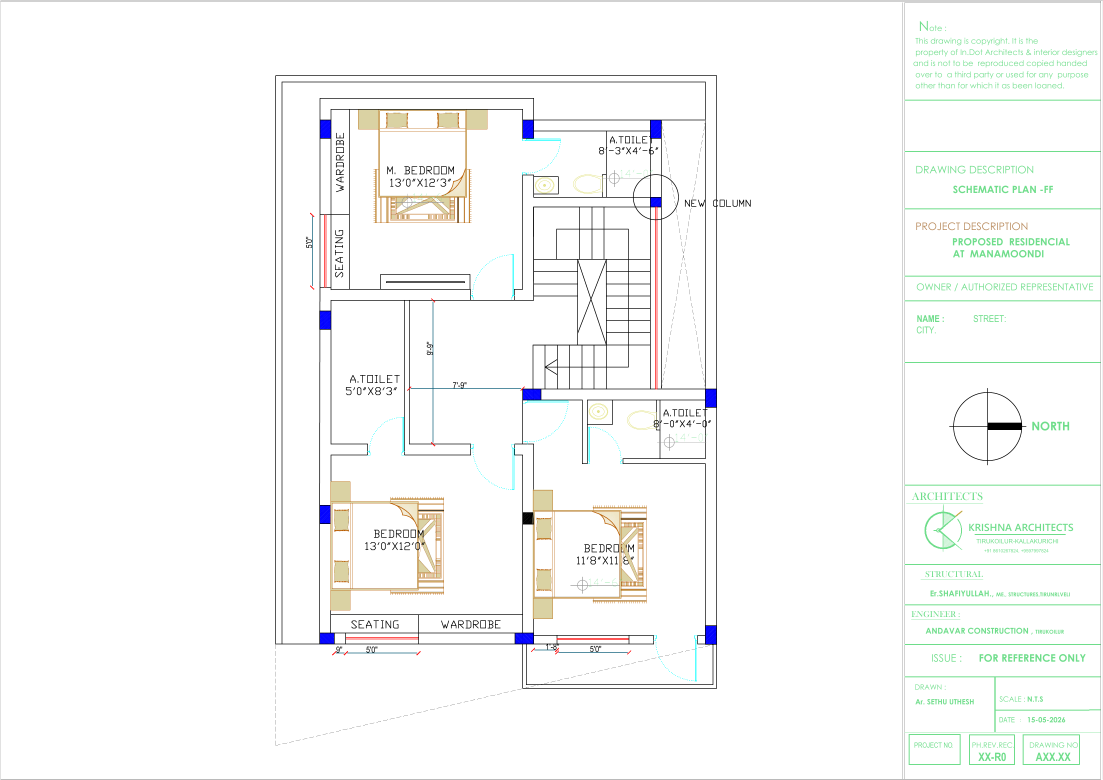
#> input picture tools/tmp-nebed/source.png, 3309 x 2339 px (shown at 1/3 size)
$ python wallbands.py ../../../tools/tmp-nebed/source.png out.png
#> lines starting #> are read from the running program, lines starting #| are printed output that depends on the picture; after the words box and inside, x2 and y2 are one past the last pixel; in counts of white or black regions, pixels touching at a corner belong together
"""Measure wall bands, their interruptions (openings) and dark column blocks on a rendered plan, in image pixels.
The Floorplan Tracer skill's measurement step (measure-wall-bands-from-pixels + multi/rects.py + auto.py) as a tool.

    python tools/wallbands.py <image> <out.json> [--profile] [--dark 105] [--sat 70] [--min-run 32]
                              [--mask x0,y0,x1,y1 ...] [--column-dark 55]

  --profile   print gray profiles across the image centre first: SAMPLE THE WALL COLOUR BEFORE CHOOSING
              A THRESHOLD (black-line plans: walls gray < 70–80; brochure plans: brown fill ≈ 78 between
              2 px black edges → use --dark 105 or the band splits into two edge lines)
Output JSON: {image, size, params, lines: [{o, c, t, pieces: [[s, e]], faces: [f0, f1]}],
              gaps: [{o, c, t, s, e, width_px}], columns: [{x0, y0, x1, y1}]}
plus <out>.png: bands magenta, gaps green, columns violet, on a 2× copy — check it before trusting a number.
Anything the mask cannot see (a wall under a dark render element) must be measured from neighbours and
flagged in the reading.
"""
import argparse, json, sys
import numpy as np
from PIL import Image, ImageDraw

def runs(row, L):
    d = np.diff(np.concatenate([[0], row.astype(np.int8), [0]])); s = np.where(d == 1)[0]; e = np.where(d == -1)[0]
    return [(int(a), int(b)) for a, b in zip(s, e) if b - a >= L]

def bands(M, L, min_rows=3):
    """Horizontal bands: runs ≥ L px on consecutive rows that overlap → (x0, x1, y0, y1)."""
    open_, done = [], []
    for y in range(M.shape[0]):
        cur = runs(M[y], L); nxt = []
        for x0, x1 in cur:
            hit = None
            for o in open_:
                if o["last"] == y - 1 and min(x1, o["x1"]) - max(x0, o["x0"]) > 0.8 * min(x1 - x0, o["x1"] - o["x0"]) and abs(x0 - o["x0"]) < 12 and abs(x1 - o["x1"]) < 12:
                    hit = o; break
            if hit: hit["last"] = y; hit["ys"].append((x0, x1)); nxt.append(hit)
            else: nxt.append({"y0": y, "last": y, "x0": x0, "x1": x1, "ys": [(x0, x1)]})
        done += [o for o in open_ if o not in nxt]; open_ = nxt
    done += open_
    out = []
    for o in done:
        if o["last"] - o["y0"] + 1 < min_rows: continue
        out.append((int(np.median([p[0] for p in o["ys"]])), int(np.median([p[1] for p in o["ys"]])), o["y0"], o["last"] + 1))
    return out

def main():
    try: sys.stdout.reconfigure(encoding="utf-8")
    except Exception: pass
    ap = argparse.ArgumentParser()
    ap.add_argument("image"); ap.add_argument("out")
    ap.add_argument("--dark", type=int, default=80); ap.add_argument("--sat", type=int, default=70); ap.add_argument("--min-run", type=int, default=32)
    ap.add_argument("--column-dark", type=int, default=55); ap.add_argument("--mask", nargs="*", default=[]); ap.add_argument("--profile", action="store_true")
    ap.add_argument("--merge", type=float, default=8.0, help="px: collinear bands closer than this are one line")
    a = ap.parse_args()
    im = Image.open(a.image).convert("RGB"); A = np.asarray(im).astype(int); H, W = A.shape[:2]
#> in main, im is the input picture: PIL image 3309x2339 RGB; mean R, G, B 248.6, 249.4, 248.4
#> after `H, W = A.shape[:2]`: H = 2339; W = 3309
    gray = A.mean(axis=2); sat = A.max(axis=2) - A.min(axis=2)
#> after `gray = A.mean(axis=2)`:
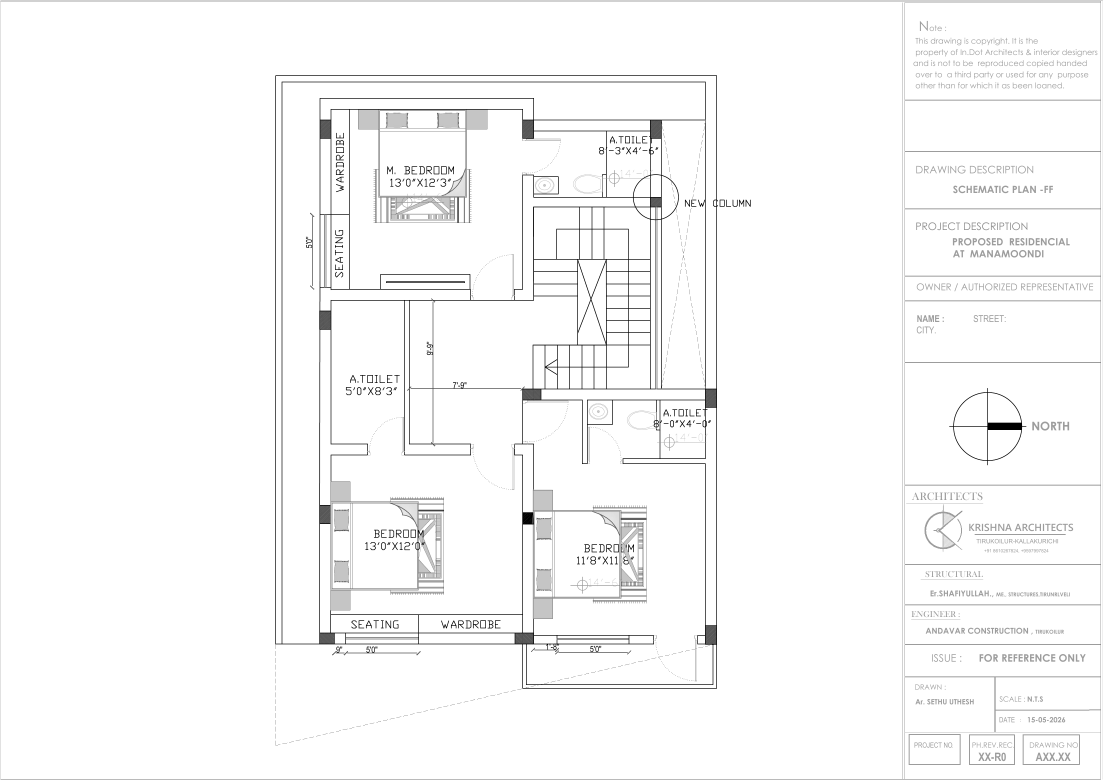
#> gray: shape (2339, 3309) float64 (shown at 1/3 size); min 0, max 255, mean 248.8
#> after `sat = A.max(axis=2) - A.min(axis=2)`:
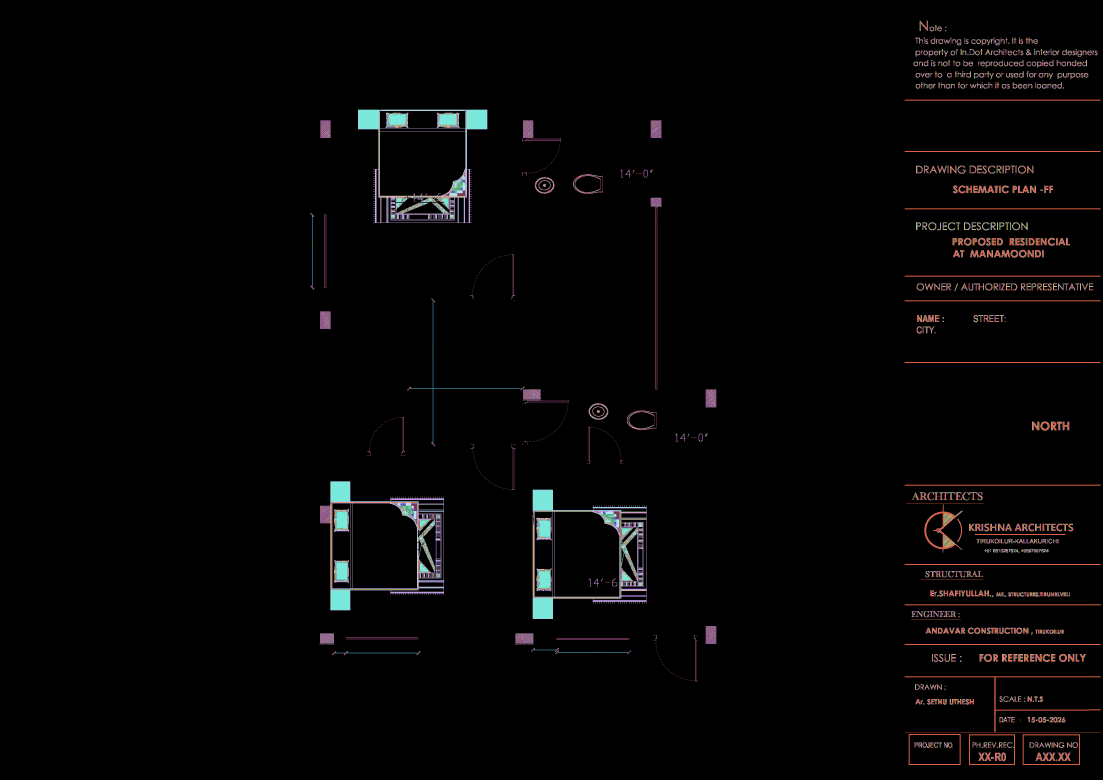
#> sat: shape (2339, 3309) int64 (shown at 1/3 size); 230 distinct labels, from 0 to 255; one colour per label, 0 black
    if a.profile:
        for name, prof in (("row H/2", gray[H // 2]), ("col W/2", gray[:, W // 2])):
            print(name, " ".join(str(int(v)) for v in prof[::max(1, len(prof) // 120)]))
    m = (gray < a.dark) & (sat < a.sat)
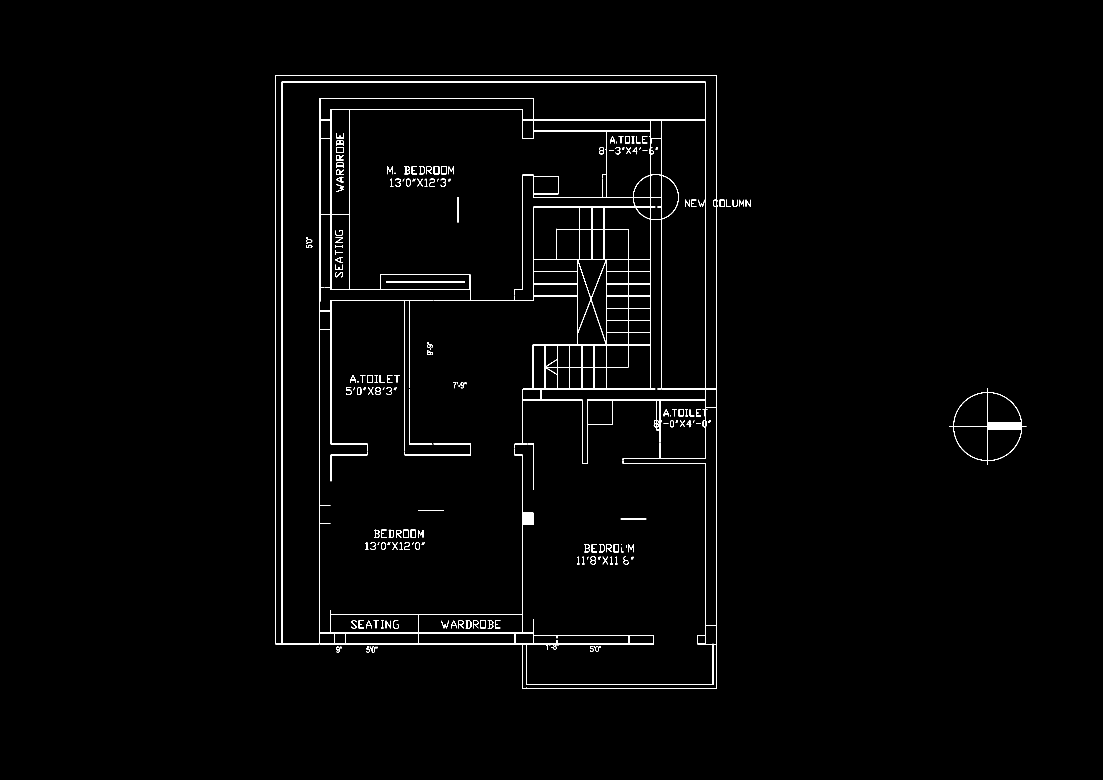
#> m: shape (2339, 3309) bool (shown at 1/3 size); 1.2% white in thin lines or dots, all inside (x1, y1, x2, y2) = (826, 226, 3079, 2066)
    for box in a.mask:
        x0, y0, x1, y1 = map(int, box.split(",")); m[y0:y1, x0:x1] = False
    Hb = bands(m, a.min_run); Vb = [(y0, y1, x0, x1) for (y0, y1, x0, x1) in bands(m.T, a.min_run)]
#> after the loop in bands, `for y in range(M.shape[0]):`: done = 73 items
#> the loop in bands, `for o in done:` made 73 passes
#> after the loop in bands, `for o in done:`: out = [(2962, 3066, 1268, 1279), (2962, 3066, 1281, 1290), (1567, 1600, 1537, 1549)]
#> after `Hb = bands(m, a.min_run)`: Hb has the same summary as out in bands
#> the loop in bands (call 2), `for o in done:` made 75 passes
#> after `Vb = [(y0, y1, x0, x1) for y0, y1, x0, x1 in bands(m.T, a.min_run)]`: Vb = [(1537, 1573, 1569, 1598)]
    raw = [("H", (y0 + y1) / 2, y1 - y0, x0, x1) for x0, x1, y0, y1 in Hb] + [("V", (x0 + x1) / 2, x1 - x0, y0, y1) for y0, y1, x0, x1 in Vb]
#> raw = [('H', 1273.5, 11, 2962, 3066), ('H', 1285.5, 9, 2962, 3066), ('H', 1543, 12, 1567, 1600), ('V', 1583.5, 29, 1537, 1573)]
    lines = []
    for o, c, t, s, e in raw:
        for L in lines:
            if L["o"] == o and abs(L["c"] - c) <= a.merge:
                L["pieces"].append([s, e]); L["ts"].append(t); break
        else: lines.append({"o": o, "c": c, "ts": [t], "pieces": [[s, e]]})
#> this loop made 4 passes
#> after the loop, lines = 4 items
    gaps = []
    for L in lines:
        L["pieces"].sort(); merged = []
        for s, e in L["pieces"]:
            if merged and s <= merged[-1][1] + 3: merged[-1][1] = max(merged[-1][1], e)
            else: merged.append([s, e])
        L["pieces"] = merged; L["t"] = int(np.median(L["ts"])); L["c"] = round(float(np.median([L["c"]])), 1)
        L["faces"] = [round(L["c"] - L["t"] / 2, 1), round(L["c"] + L["t"] / 2, 1)]; del L["ts"]
        for (s0, e0), (s1, e1) in zip(merged, merged[1:]):
            if 3 <= s1 - e0 <= 600: gaps.append({"o": L["o"], "c": L["c"], "t": L["t"], "s": e0, "e": s1, "width_px": s1 - e0})
#> this loop made 4 passes
#> after the loop, gaps = []
    from scipy import ndimage
    cm = ndimage.binary_opening((gray < a.column_dark), structure=np.ones((5, 5)))
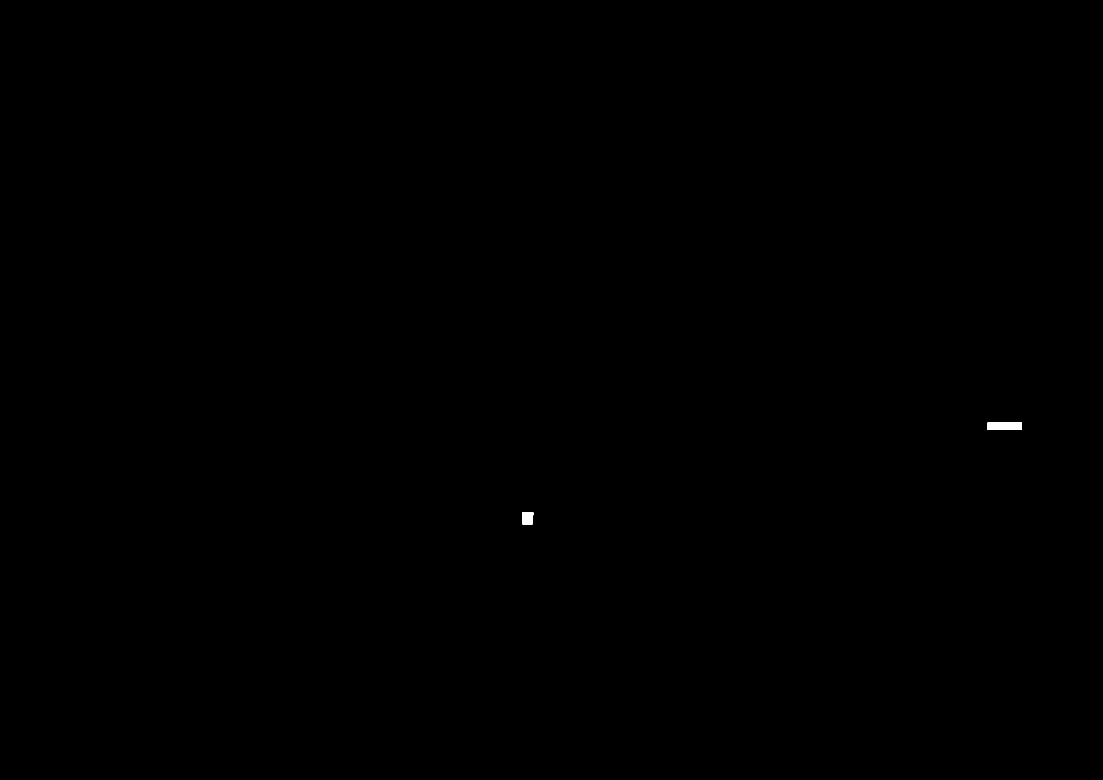
#> cm: shape (2339, 3309) bool (shown at 1/3 size); 0.04% white; 2 white regions, box (x1, y1, x2, y2) and area: (2962, 1268, 3066, 1290) 2288, (1567, 1537, 1600, 1573) 1130
    for box in a.mask:
        x0, y0, x1, y1 = map(int, box.split(",")); cm[y0:y1, x0:x1] = False
    lab, n = ndimage.label(cm); cols = []
#> after `lab, n = ndimage.label(cm)`: lab: shape (2339, 3309) int32; 3 distinct labels, from 0 to 2
#> after `lab, n = ndimage.label(cm)`: n = 2
    for sl in ndimage.find_objects(lab):
        y0, y1, x0, x1 = sl[0].start, sl[0].stop, sl[1].start, sl[1].stop
        if 6 <= x1 - x0 <= 200 and 6 <= y1 - y0 <= 200: cols.append({"x0": x0, "y0": y0, "x1": x1, "y1": y1})
#> this loop made 2 passes
#> (y0, y1, x0, x1) on passes 1 to 2: (1268, 1290, 2962, 3066), (1537, 1573, 1567, 1600)
#> after the loop, cols = 2 items
    out = {"image": a.image, "size": [W, H], "params": vars(a), "lines": sorted(lines, key=lambda L: (L["o"], L["c"])), "gaps": gaps, "columns": cols}
    json.dump(out, open(a.out, "w"), indent=0)
    big = im.resize((W * 2, H * 2)); d = ImageDraw.Draw(big)
    for L in lines:
        for s, e in L["pieces"]:
            seg = [(s * 2, L["c"] * 2), (e * 2, L["c"] * 2)] if L["o"] == "H" else [(L["c"] * 2, s * 2), (L["c"] * 2, e * 2)]
            d.line(seg, fill=(255, 0, 255), width=max(2, L["t"]))
#> this loop made 4 passes
    for g in gaps:
        seg = [(g["s"] * 2, g["c"] * 2), (g["e"] * 2, g["c"] * 2)] if g["o"] == "H" else [(g["c"] * 2, g["s"] * 2), (g["c"] * 2, g["e"] * 2)]
        d.line(seg, fill=(0, 200, 0), width=6)
#> this loop made 0 passes
    for c in cols: d.rectangle([c["x0"] * 2, c["y0"] * 2, c["x1"] * 2, c["y1"] * 2], outline=(124, 58, 237), width=3)
#> this loop made 2 passes
#> c on passes 1 to 2: {'x0': 2962, 'y0': 1268, 'x1': 3066, 'y1': 1290}, {'x0': 1567, 'y0': 1537, 'x1': 1600, 'y1': 1573}
    big.save(a.out.rsplit(".", 1)[0] + ".png")
    print(f"{len(lines)} wall lines ({sum(1 for L in lines if L['o']=='H')} H / {sum(1 for L in lines if L['o']=='V')} V), {len(gaps)} gaps, {len(cols)} column blocks → {a.out}")
#| 4 wall lines (3 H / 1 V), 0 gaps, 2 column blocks → out.png

if __name__ == "__main__":
    main()
